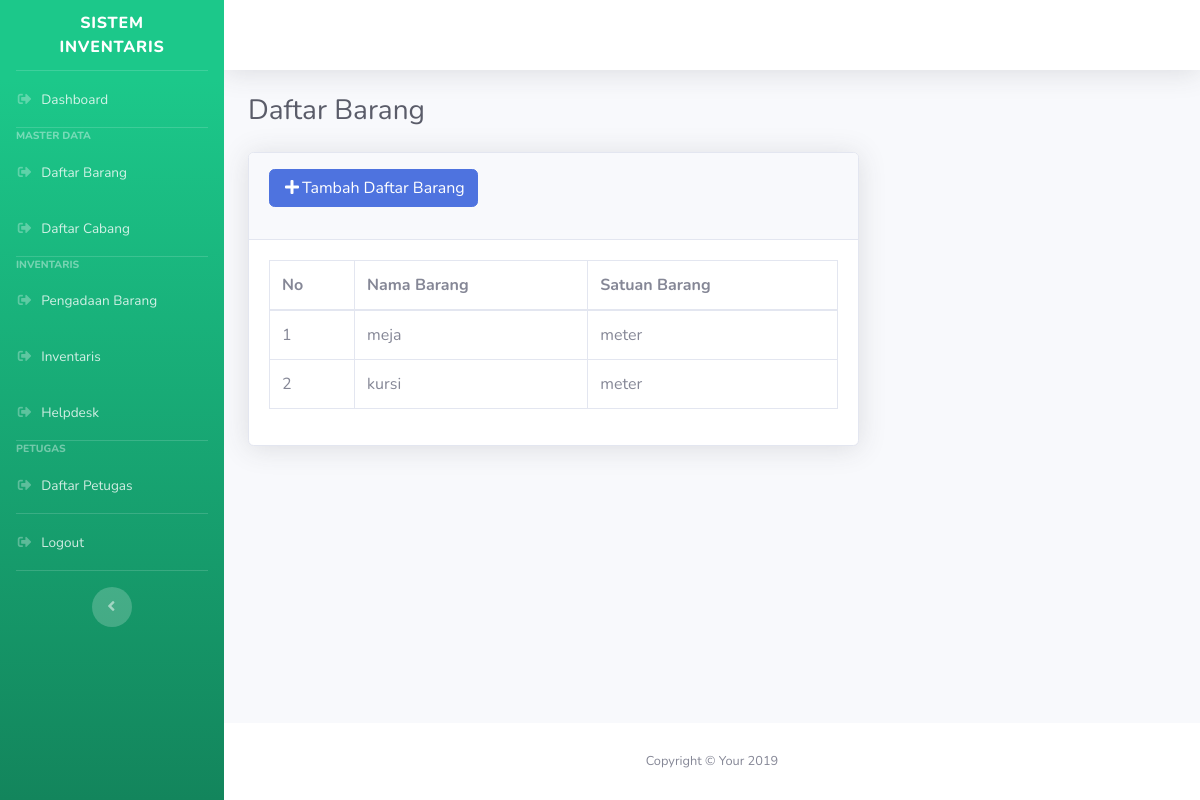
/index.php/manajemen/barang, run on the app's committed database.
### tables this page shows
CREATE TABLE `barang` (
  `barang_id` int(11) NOT NULL,
  `barang_nama` varchar(50) NOT NULL,
  `barang_satuan` varchar(20) NOT NULL
);

### application/controllers/Manajemen.php (called while the page is built, shortened)
<?php
class Manajemen extends CI_Controller {
	function __construct(){
        $this->load->model('sistem_model');
    }
	public function barang(){
		$data['user'] = $this->db->get_where('user',['username'=>
		$this->session->userdata('username')])->row_array();
		$data['title']= "Daftar Barang";
		$data['barang'] = $this->db->get('barang')->result_array();
		$this->form_validation->set_rules('barang_nama','Barang_nama','required|is_unique[barang.barang_nama]');
		$this->form_validation->set_rules('barang_satuan','Barang_satuan','required');
		if($this->form_validation->run()== false){
			$this->load->view('templates/header',$data);
			$this->load->view('templates/sidebar');
			$this->load->view('templates/topbar',$data);
			$this->load->view('manajemen/barang',$data);
			$this->load->view('templates/footer');
		}else{
			$this->db->insert('barang',['barang_nama'=> $this->input->post('barang_nama'),
				'barang_satuan'=> $this->input->post('barang_satuan')]);
			$this->session->set_flashdata('message','<div class="alert alert-success" role="alert"> New menu added! </div>');
			redirect('Manajemen/barang');
		}
	}
}

### index.php (called while the page is built, shortened)
<?php
require_once BASEPATH.'core/CodeIgniter.php';

### application/views/manajemen/barang.php (the view, shortened to what this page needs)
  <div class="container-fluid">
    <h1 class="h3 mb-4 text-gray-800"><?= $title?></h1>
<div class="row">
      <div class="col-lg-8">
        <div class="card shadow mb-4">
          <div class="card-header py-3">
            <a href="" class="btn btn-primary mb-3" data-toggle="modal" data-target="#newTambahModal"><span class="fa fa-plus fa-fw"></span>Tambah Daftar Barang</a>
          </div>
          <div class="card-body">
            <table class="table table-bordered table-hover">
              <thead>
                <tr>
                  <th scope="col-lg-2">No</th>
                  <th scope="col-lg-6">Nama Barang</th>
                  <th scope="col-lg-4">Satuan Barang</th>
                </tr>
              </thead>
              <tbody>
                <?php $i = 1;?>
                <?php foreach($barang as $barang):?>
                <tr>
                  <td scope="row"><?= $i;?></td>
                  <td><?= $barang['barang_nama'];?></td>
                  <td><?= $barang['barang_satuan'];?></td>
                </tr>
                <?php $i++?>
                <?php endforeach;?>
              </tbody>
            </table>
          </div>
        </div>
      </div>
    </div>
  </div>
</div>

### data on the page
barang: barang_nama "meja", barang_satuan "meter"
barang: barang_nama "kursi", barang_satuan "meter"

### other printed values
$title "Daftar Barang"
